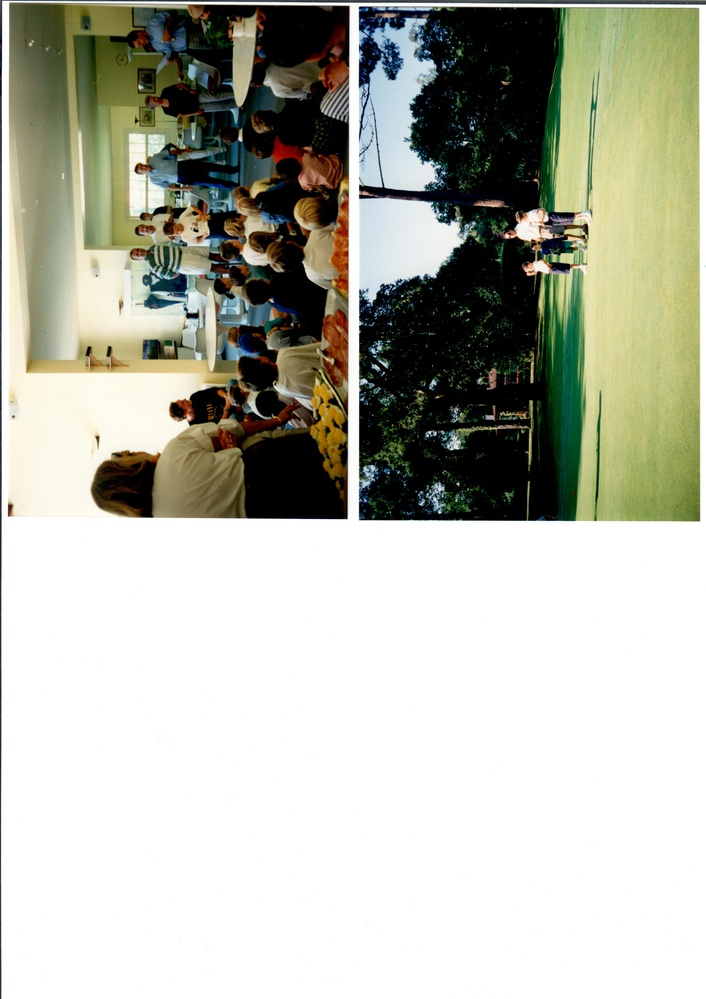
#> input picture data/mosaic/source/mamie0046.jpg, 706 x 999 px, shrunk from 4960 x 7014 before the run, given in place of lara0001.jpg, which was not available
$ python test_lara.py
#> lines starting #> are read from the running program, lines starting #| are printed output that depends on the picture; after the words box and inside, x2 and y2 are one past the last pixel; in counts of white or black regions, pixels touching at a corner belong together; pictures that were not available may be replaced by others from this repository, and a replacement may not be noted
#> (reads project/pictures_per_mosaic.csv from the repository)
### project/utils.py
from constant import *
import numpy as np
import math
from os import path
import csv
from math import sqrt
from PIL import Image, ExifTags

import cv2


import pdb


# COLOR INFORMATION
# (0, 0, 255) is RED
# (0, 255, 0) is GREEN


def load_original(file_name, dir):
    # [6 lines of commented-out code are left out]
    if dir == "source":
        file_path = os.path.join(SOURCE_DIR, file_name)
    elif dir == "contoured":
        file_path = os.path.join(CONTOURED_DIR, file_name)
    elif dir == "cropped":
        file_path = os.path.join(CROPPED_DIR, file_name)
    elif dir == "to_treat":
        file_path = os.path.join(TO_TREAT_DIR, file_name)
    original = cv2.imread(file_path)
#> original is the input picture: shape (999, 706, 3); mean B, G, R 170.3, 182.5, 181.2
    return original


def load_metadata(filename):
    """
    Designed to load 2 types of files in dictionnary
    pictures_per_mosaic.csv
    rotation_metadata.csv
    """
    with open(filename, mode="r") as file:
        reader = csv.reader(file)
        next(reader, None)
        # if len(rows) > 1 : prevents bug when additional carriage return
        # at the end of the metadata file
        mapping = {rows[0]: int(rows[1]) for rows in reader if len(rows) > 1}
    return mapping


def show(title, image):
    cv2.imshow(title, image)
    cv2.waitKey()
    cv2.destroyAllWindows()
    cv2.waitKey(1)


def draw(img, contour, color_index=0, show_points=False, show_index=False, legend: list = []):
    """
    This function DOES impact img - it simply display on top of a duplicate
    Font scale of 4 is good (8 is way too big)

    Contour HAS TO BE A SINGLE CONTOUR.
    Because we're then iterating through the points of that contour
    """

    OFFSET_HORIZONTAL = 20
    OFFSET_VERTICAL = 20

    num_row, num_col = img.shape[:2]
    mid_left_right = int(num_col / 2)  # determines
    mid_top_down = int(num_row / 2)

    # [16 lines left out: function start_text_location, not called in this run]

    if legend is None:
        legend = []
    # img_copy = img.copy()
    # pdb.set_trace()
    cv2.drawContours(img, [contour], -1, COLOR_LIST[color_index], CONTOUR_SIZE)
    if show_points:
        for idx, point in enumerate(contour):
            f_point = point.flatten()
            # Enables to handle different versions of point
            # point can be [[345, 277]], or [345, 277]. tuple(xxx) would not work in the 1st config
            cv2.circle(img, center=tuple(f_point), radius=20, color=POINT_COLOR, thickness=cv2.FILLED)
            if show_index:
                cv2.putText(img, f"{idx} - {tuple(f_point)}", start_text_location(f_point), cv2.FONT_HERSHEY_SIMPLEX, 4, (0, 0, 255), 12, cv2.LINE_AA)
            if len(legend) > 0:
                cv2.putText(img, f"Legend: {legend[idx]}", (5 + f_point[0], 150 + f_point[1]), cv2.FONT_HERSHEY_SIMPLEX, 4, (0, 0, 255), 12, cv2.LINE_AA)


# [217 lines left out: functions stack_images, config_num, log_results, get_point_density, rotate_exif, not called in this run]


def nothing(x):
    pass


# [73 lines left out: functions white_triangle, draw_point, find_black_edge, initializeTrackbars, valTrackbars, not called in this run]


# [87 lines that do not run on import are left out]

### project/test_lara.py
from utils import *
from constant import *


MOSAIC_METADATA = load_metadata(filename="pictures_per_mosaic.csv")


def whiten_edges(
    img,
    thickness_vertical=THICKNESS_VERTICAL,
    thickness_horizontal=THICKNESS_HORIZONTAL,
    color=(0, 0, 0),  # color=(0, 255, 0) for GREEN
    show_image=False,
):
#> called with thickness_vertical = 15, thickness_horizontal = 25, color = (0, 0, 0), show_image = True
    img_copy = img.copy()
    num_row, num_col = img_copy.shape[:2]
#> num_row = 999; num_col = 706
    top_left = (0, 0)
    bottom_right_vertical = (thickness_vertical, num_row)
#> bottom_right_vertical = (15, 999)
    bottom_right_horizontal = (num_col, thickness_horizontal)
#> bottom_right_horizontal = (706, 25)

    # Adding vertical rectangle on the left
    cv2.rectangle(img_copy, top_left, bottom_right_vertical, color, -1)

    # Adding horizontal rectangle on top
    cv2.rectangle(img_copy, top_left, bottom_right_horizontal, color, -1)

    if show_image:
        show("With white edges", img_copy)

    return img_copy


def whiten_triangle(img, triangle_length=WHITE_TRIANGLE_LENGTH, triangle_height=WHITE_TRIANGLE_HEIGHT, color=(0, 0, 0), show_image=None):
    """

    Args:
      Applies to image after addition of vertical and horizontal white edges
      There is a black residual triangle that we'll replace with white
    """
#> called with triangle_length = 400, triangle_height = 10, color = (0, 0, 0), show_image = True
    img_triangle = img.copy()
    num_rows, num_columns = img_triangle.shape[:2]
#> num_rows = 999; num_columns = 706

    # Most left point of the triangle (tip is at -400 on X axis)
    point_1 = (num_columns - WHITE_TRIANGLE_LENGTH, THICKNESS_HORIZONTAL + 1)
#> point_1 = (306, 26)
    # Top right point
    point_2 = (num_columns - 1, THICKNESS_HORIZONTAL + 1)
#> point_2 = (705, 26)
    # Bottom right point
    point_3 = (num_columns - 1, THICKNESS_HORIZONTAL + 1 + WHITE_TRIANGLE_HEIGHT)
#> point_3 = (705, 36)

    triangle_cnt = np.array([point_1, point_2, point_3])
#> triangle_cnt = [[306, 26], [705, 26], [705, 36]]

    cv2.drawContours(img_triangle, [triangle_cnt], 0, color, -1)
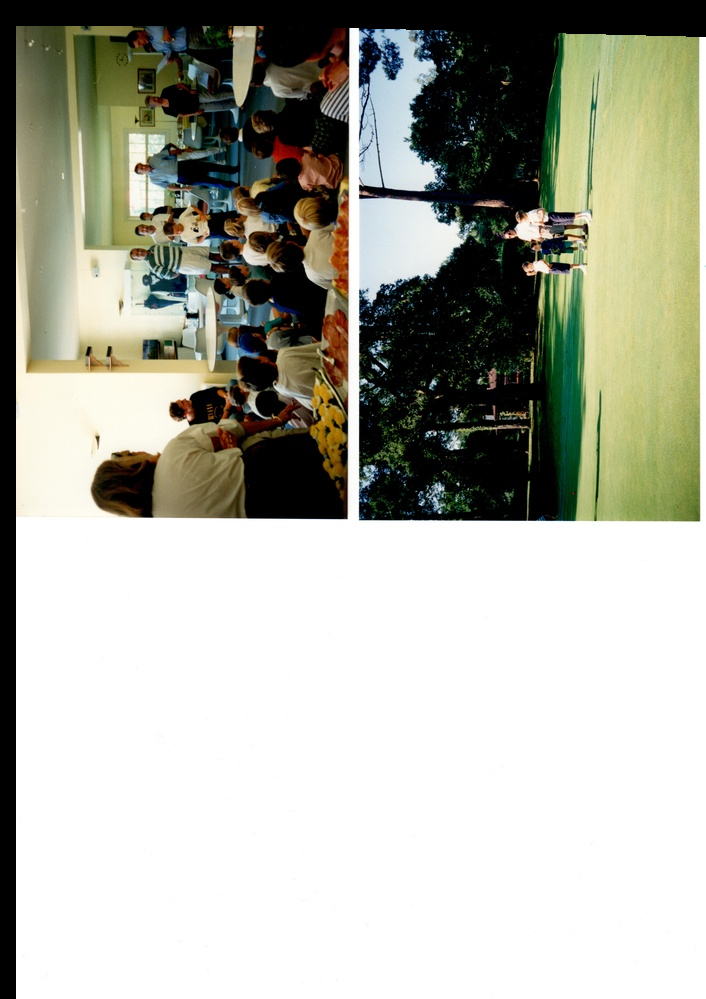
#> img_triangle: shape (999, 706, 3); mean B, G, R 163.1, 174.7, 173.5

    if show_image == True:
        show("With white edges + triangle", img_triangle)
    return img_triangle


def add_borders(img, color=(0, 0, 0), show_image=False):
    # This script assumes we're adding borders to an image where the edges have already been blanked
    # It applies to self.img_white_edges, not to self.img
#> called with color = (0, 0, 0), show_image = True
    source = img
    border_size = min(int(0.05 * source.shape[0]), int(0.05 * source.shape[1]))
    top = bottom = left = right = border_size
    borderType = cv2.BORDER_CONSTANT
    img_copy = cv2.copyMakeBorder(source, top, bottom, left, right, borderType, None, color)
#> img_copy: shape (1069, 776, 3)

    if show_image:
        show("With white border", img_copy)

    return img_copy


def grey_original(img, show_image=False):
    # This script assumes that greying happens after whiten edges + add borders
#> called with show_image = True
    img_grey = img.copy()
    img_grey = cv2.cvtColor(img_grey, cv2.COLOR_BGR2GRAY)
    if show_image:
        show("Grey image", img_grey)
    return img_grey


def thresh(img, show_image=False, thresh_min=0, thresh_max=10, method=cv2.THRESH_BINARY):
    """
    This does 2 things :
    - It both blurs the image
    - And it finds the threshold
    """
    img_thresh = cv2.threshold(img, thresh_min, thresh_max, method)[1]
    if show_image:
        show(f"Image Threshold - Min : {thresh_min} - Max : {thresh_max}", img_thresh)
    return img_thresh


def draw_contours(img, contours, show_image=False):
    # drawing contours is done on the modified image with added borders
    img_w_contours = img.copy()
    cv2.drawContours(img_w_contours, mosaic.contours, -1, (0, 255, 0), 30)
    # print("Number of contours identified: ", len(contours))
    if show_image:
        show("Original with contours", img_w_contours)

    return img_w_contours


def draw_main_contours(
    img_white_borders,
    contours,
    contour_size=CONTOUR_SIZE,
    contours_color=CONTOUR_COLOR_DEFAULT,
    precision_param=CONTOUR_PRECISION_PARAM,
    only_rectangles=None,
    show_image=None,
):
    """
    This does the rotation for 1 picture, a list of hardcoded picture, or n pictures in the CROPPED folder

    Args:
        mosaic :
        contour_size : :   If not None, will execute the rotation for the [0:num_pictures] in the cropped folder
        contours_color :   If True, fills and pushes the logs to the results_rotation.csv file
        precision_param :  precision_param=0.01 : very precise. Creates sharp angles, and prevents from identifying simple rectangles sometimes
                           https://docs.opencv.org/4.x/dd/d49/tutorial_py_contour_features.html
                           precision_param=0.1 : should approximate much more rectangles.
                           Although, it would prevent from splitting the "big picture in 2"
        only_rectangles:   If True: would focus / draw only on polygons with 4 sides
        show_image:        If True : shows the image

    Returns :
    """

    # no_approx_main_contours : has no shape approximation
    MIN_AREA_THRESHOLD = 500000  # Decreasing size of the contour
    no_approx_main_contours = sorted([c for c in contours if cv2.contourArea(c) > MIN_AREA_THRESHOLD], key=cv2.contourArea, reverse=True)

    contours_main = []
    num_rectangles = 0

    for c in no_approx_main_contours:
        ### Approximating the contour
        # Calculates a contour perimeter or a curve length
        peri = cv2.arcLength(c, True)

        approx = cv2.approxPolyDP(c, precision_param * peri, True)
        # if our approximated contour has four points, then we
        # can assume that we have found our screen
        screenCnt = approx
        if len(approx) == 4:
            num_rectangles += 1
        if only_rectangles:
            if len(approx) == 4:
                contours_main.append(screenCnt)
        else:
            contours_main.append(screenCnt)
        # show the contour (outline)

    # Drawing is done on the img with borders
    img_w_main_contours = img_white_borders.copy()

    contours_areas = [cv2.contourArea(x) for x in contours_main]

    # pdb.set_trace()
    for contour in contours_main:
        draw(img_w_main_contours, contour, color_index=0, show_points=True, show_index=False)
    # cv2.drawContours(img_w_main_contours, contours_main, -1, contours_color, contour_size)
    # print(f"Out of {num_biggest_contours} biggest contours - {num_rectangles} are rectangles")

    if show_image:
        show(f"Original w Main Contours", img_w_main_contours)

    return img_w_main_contours, contours_main


if __name__ == "__main__":
    from Mosaic import *
    from matplotlib import pyplot as plt

    mosaic_name = "lara0001.jpg"
    img = load_original(mosaic_name, dir="source")
    img_white_edges = whiten_edges(img, show_image=True)
    img_white_edgesxtriangle = whiten_triangle(img_white_edges, show_image=True)
    img_white_borders = add_borders(img_white_edgesxtriangle, show_image=True)
    img_grey = grey_original(img_white_borders, show_image=True)
    img_blur = cv2.GaussianBlur(img_grey, (3, 3), 0)
    num_rows, num_columns = img_blur.shape[:2]
    img_thresh = thresh(img_blur, show_image=True)
#> in thresh, `img_thresh = cv2.threshold(img, thresh_min, thresh_max, method)[1]`:
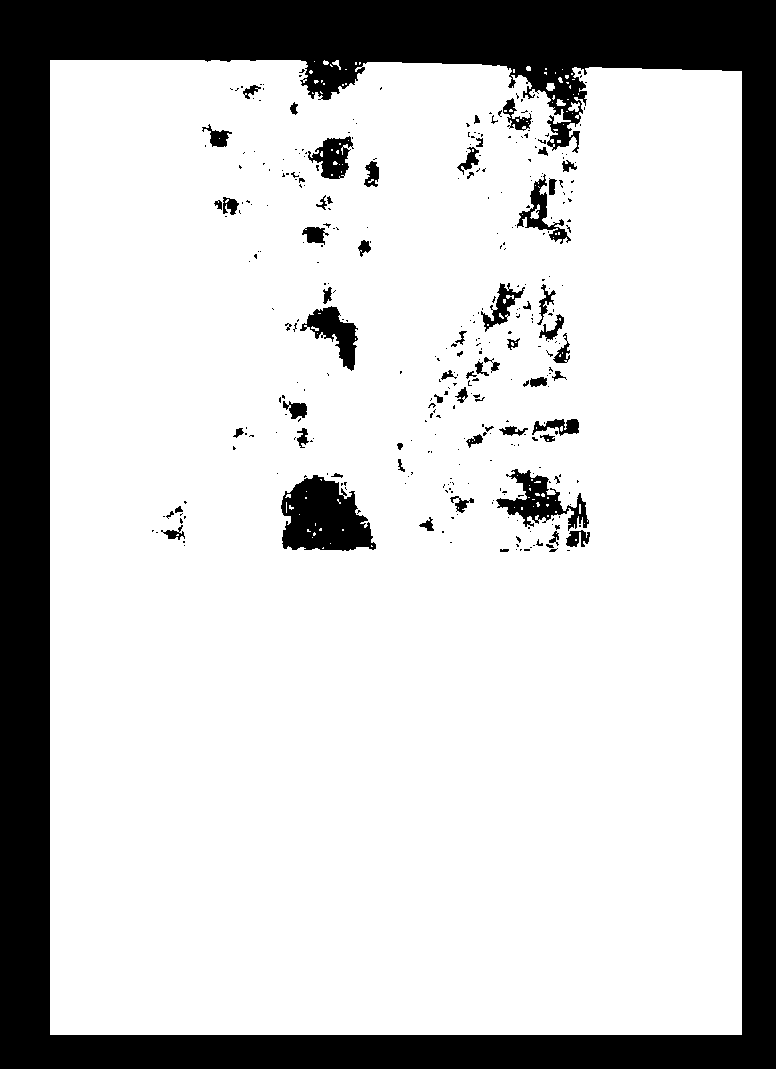
#> img_thresh: shape (1069, 776); values 0 (black) and 10 (white), 78.3% white; 356 black regions (290 under 20 px)

    # Show histogram
    # https://www.geeksforgeeks.org/opencv-python-program-analyze-image-using-histogram/
    img_blur_copy = img_blur.copy()
    histr = cv2.calcHist([img_blur_copy], [0], None, [256], [0, 256])
#> histr = 256 values, max 325140 at index 255, min 643 at index 123, mean 3240.4
    plt.plot(histr)
    plt.show()
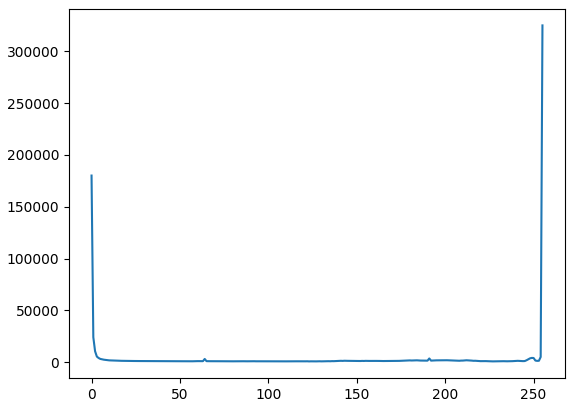
#> figure drawn by matplotlib, 1 panel; curve peaks at x = 255, y = 325140
    # Background color is between 50 and 60
    # So anything between 50 and 60 should be made black

    # Test replacement of all pixels with 50 to 60, or equal to 0 black to black
    # Otherwise keep as is

    custom_thresh = img_blur.copy()
    for y in range(num_rows - 1):
        for x in range(num_columns - 1):
            if 50 <= custom_thresh[y, x] <= 60 or custom_thresh[y, x] == 0:
                custom_thresh[y, x] = 0
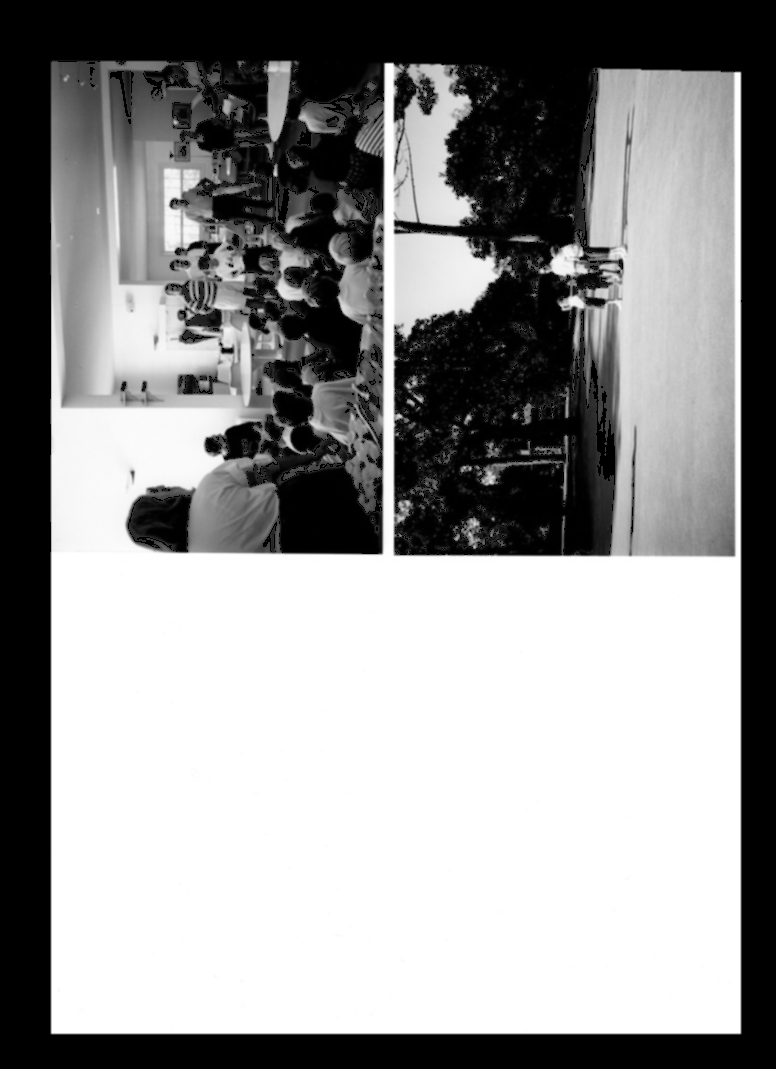
#> custom_thresh: shape (1069, 776); min 0, max 255, mean 146.5
    contours, hierarchy = cv2.findContours(custom_thresh, cv2.RETR_EXTERNAL, cv2.CHAIN_APPROX_NONE)
#> contours = 41 contours, 36 with area under 20; largest, box (x1, y1, x2, y2) and area: (50, 60, 742, 1035) 665404, (568, 102, 580, 112) 52, (546, 83, 555, 91) 44, (556, 99, 566, 106) 34, (332, 60, 341, 70) 23
    img_w_main_contours, contours_main = draw_main_contours(
        img_white_borders,
        contours,
        contour_size=CONTOUR_SIZE,
        contours_color=CONTOUR_COLOR_DEFAULT,
        precision_param=CONTOUR_PRECISION_PARAM,
        only_rectangles=None,
        show_image=True,
    )
#> in draw_main_contours, `no_approx_main_contours = sorted([c for c in contours if cv2.contourAr..`: no_approx_main_contours = 1 contour; box (x1, y1, x2, y2) and area: (50, 60, 742, 1035) 665404
#> the loop in draw_main_contours, `for c in no_approx_main_contours:` made 1 pass
#> peri on pass 1: 4104.9
#> after the loop in draw_main_contours, `for c in no_approx_main_contours:`: contours_main = 1 item; num_rectangles = 0
#> in draw_main_contours, `contours_areas = [cv2.contourArea(x) for x in contours_main]`: contours_areas = [666798]
#> the loop in draw_main_contours, `for contour in contours_main:` made 1 pass
#> (OFFSET_HORIZONTAL in draw, OFFSET_VERTICAL in draw, num_row in draw, num_col in draw, mid_left_right in draw, mid_top_down in draw) on pass 1: (20, 20, 1069, 776, 388, 534)
#> after the loop in draw_main_contours, `for contour in contours_main:`:
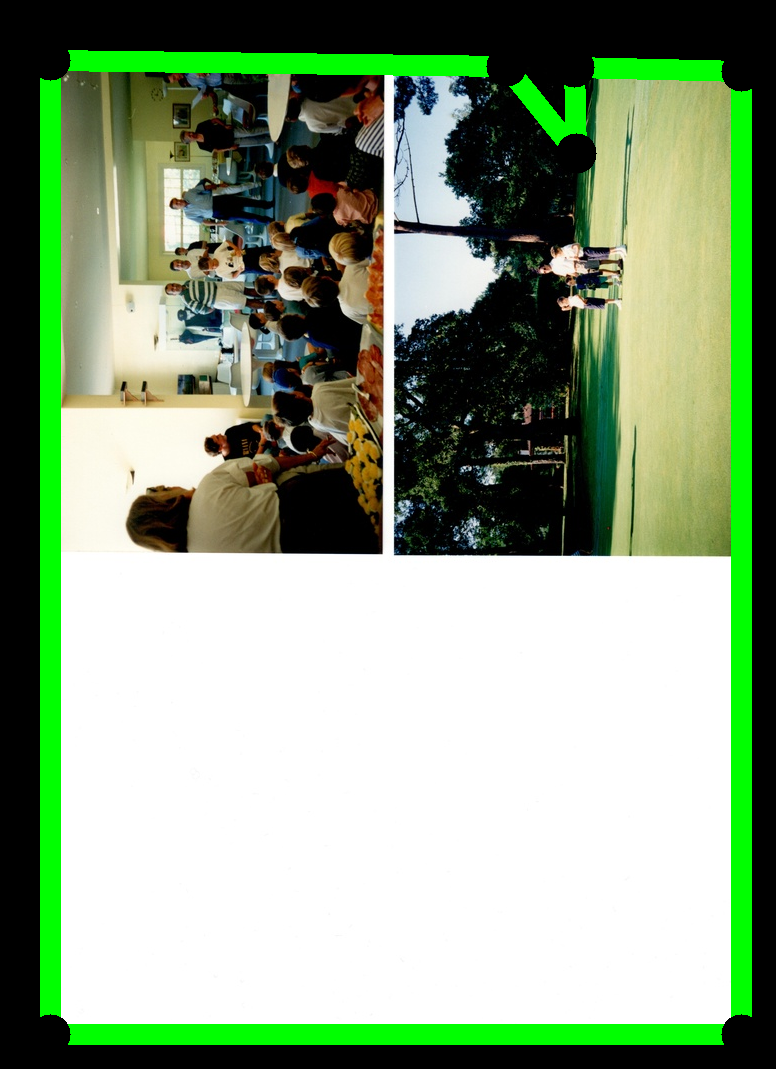
#> img_w_main_contours: shape (1069, 776, 3); mean B, G, R 130.9, 160.7, 139.3
#> contours_main = 1 item

    # below 60 should be black
    img_thresh = thresh(img_blur_copy, thresh_min=60, thresh_max=255, show_image=True)
#> call 2 of thresh, with show_image = True, thresh_min = 60, thresh_max = 255, method = 0
#> in thresh (call 2), `img_thresh = cv2.threshold(img, thresh_min, thresh_max, method)[1]`:
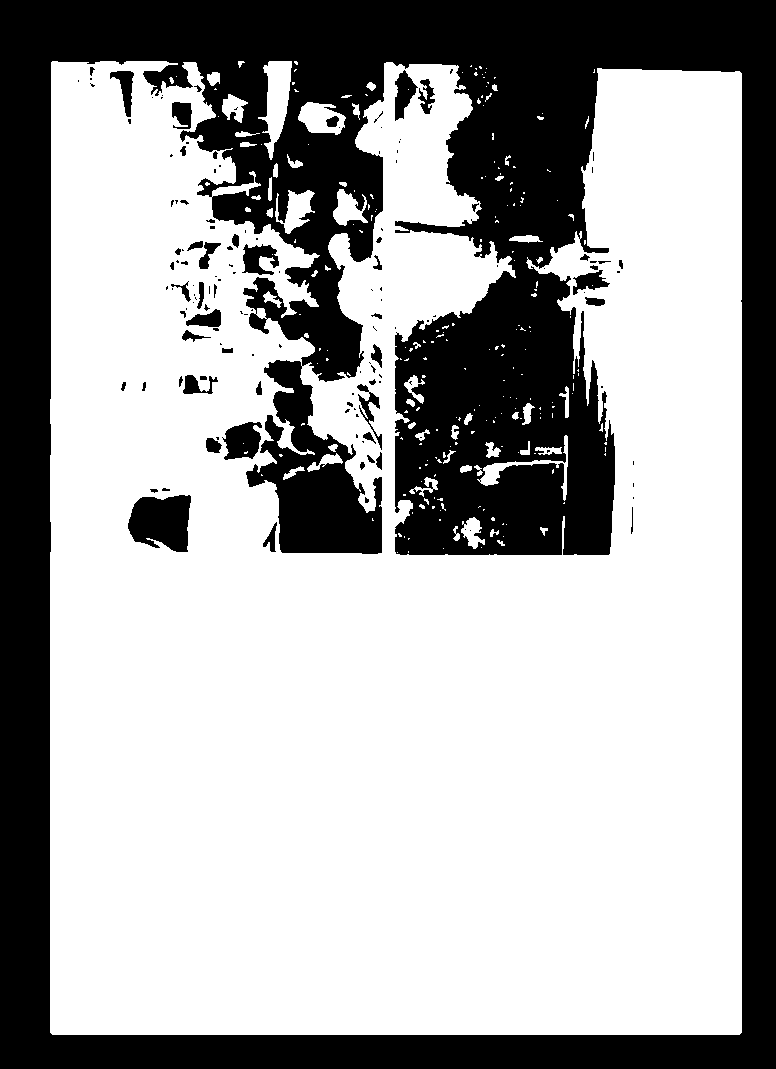
#> img_thresh: shape (1069, 776); 65.5% white; 144 black regions (89 under 20 px), largest, box (x1, y1, x2, y2) and area: (0, 0, 776, 1069) 275096, (128, 495, 191, 552) 2778, (222, 422, 262, 460) 1060

    """
    step = 20
    thresh_min = []
    for i in range(10):
        thresh_min.append(i * step)
        img_thresh = thresh(img_blur, thresh_min=i * step, thresh_max=255, show_image=True)
    """

    # Between 60 and 80 is good
    img_thresh = thresh(img_blur, thresh_min=70, thresh_max=255, show_image=True)
    contours, hierarchy = cv2.findContours(img_thresh.copy(), cv2.RETR_EXTERNAL, cv2.CHAIN_APPROX_NONE)
    img_w_main_contours, contours_main = draw_main_contours(
        img_white_borders,
        contours,
        contour_size=CONTOUR_SIZE,
        contours_color=CONTOUR_COLOR_DEFAULT,
        precision_param=CONTOUR_PRECISION_PARAM,
        only_rectangles=None,
        show_image=True,
    )

    no_approx_main_contours = sorted(contours, key=cv2.contourArea, reverse=True)
